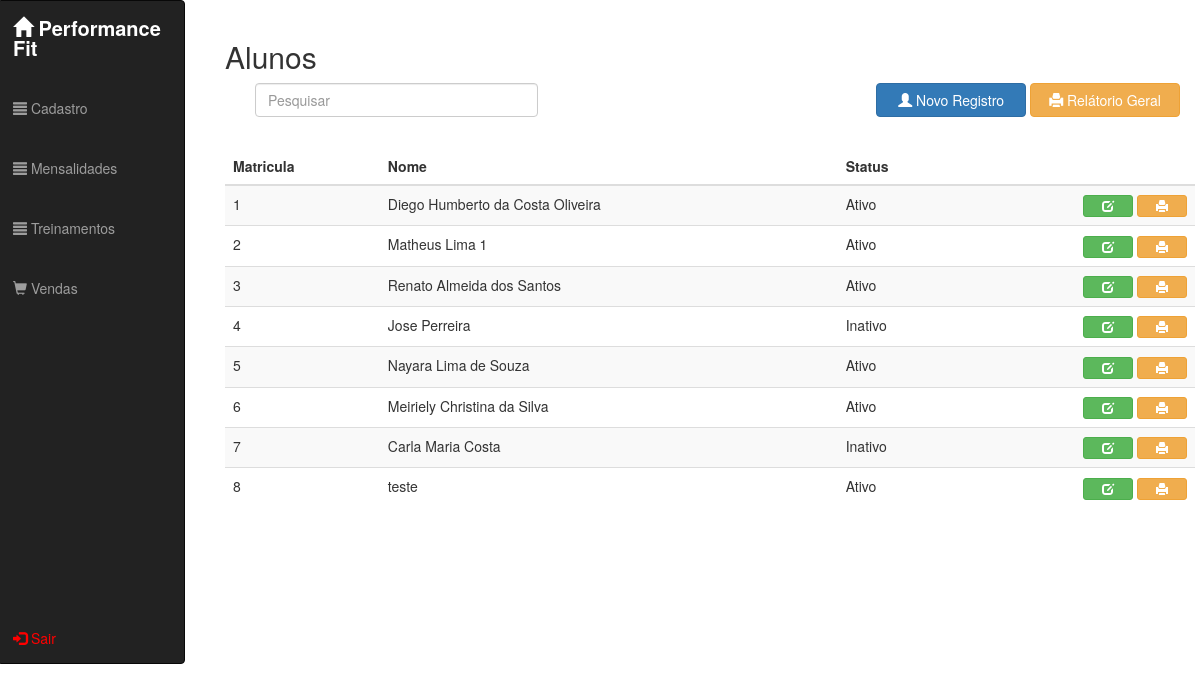
Page /view.aluno (signed in) on the committed database.
### tables this page shows
CREATE TABLE `alunos_cliente` (
  `idalunos_cliente` int(11) NOT NULL,
  `idendereco_aluno` int(11) NOT NULL,
  `nome_aluno` varchar(100) NOT NULL,
  `cpf_aluno` varchar(14) NOT NULL,
  `rg_aluno` varchar(7) NOT NULL,
  `nome_mae` varchar(100) DEFAULT NULL,
  `nome_pai` varchar(100) DEFAULT NULL,
  `email_aluno` varchar(50) NOT NULL,
  `celular_aluno` varchar(16) DEFAULT NULL,
  `residencial_aluno` varchar(15) DEFAULT NULL,
  `data_nascimento_aluno` date NOT NULL,
  `status_aluno` varchar(50) NOT NULL,
  `obs_aluno` varchar(500) DEFAULT NULL
);

### _app/Conn/Conn.class.php (called while the page is built, shortened)
<?php
class Conn {
    private static $Host = SIS_DB_HOST;
    private static $User = SIS_DB_USER;
    private static $Pass = SIS_DB_PASS;
    private static $Dbsa = SIS_DB_DBSA;
    private static $Connect = null;
    private static function Conectar() {
        try {
            if (self::$Connect == null):
                $dsn = 'mysql:host=' . self::$Host . ';dbname=' . self::$Dbsa;
                $options = [ PDO::MYSQL_ATTR_INIT_COMMAND => 'SET NAMES UTF8'];
                self::$Connect = new PDO($dsn, self::$User, self::$Pass, $options);
                self::$Connect->setAttribute(PDO::ATTR_ERRMODE, PDO::ERRMODE_EXCEPTION);
            endif;
        } catch (PDOException $e) {
            PHPErro($e->getCode(), $e->getMessage(), $e->getFile(), $e->getLine());
            die;
        }
        return self::$Connect;
    }
    public static function getConn() {
        return self::Conectar();
    }
}

### _app/Conn/Read.class.php (called while the page is built, shortened)
<?php
class Read {
    private $Select;
    private $Places;
    private $Result;
    private $Read;
    private $Conn;
    public function __construct() {
        $this->Conn = Conn::getConn();
    }
    public function ExeRead($Tabela, $Termos = null, $ParseString = null) {
        if (!empty($ParseString)):
            parse_str($ParseString, $this->Places);
        endif;
        $this->Select = "SELECT * FROM {$Tabela} {$Termos}";
        $this->Execute();
    }
    public function getResult() {
        return $this->Result;
    }
    private function Connect() {
        $this->Read = $this->Conn->prepare($this->Select);
        $this->Read->setFetchMode(PDO::FETCH_ASSOC);
    }
    private function getSyntax() {
        if ($this->Places):
            foreach ($this->Places as $Vinculo => $Valor):
                $this->Read->bindValue(":{$Vinculo}", $Valor, ( is_int($Valor) ? PDO::PARAM_INT : PDO::PARAM_STR));
            endforeach;
        endif;
    }
    private function Execute() {
        $this->Connect();
        try {
            $this->Read->execute();
            $this->Result = $this->Read->fetchAll();
        } catch (PDOException $e) {
            $this->Result = null;
            Erro("<b>Erro ao Ler:</b> {$e->getMessage()}", $e->getCode());
        }
    }
}

### Views/view.aluno.php (the view, shortened to what this page needs)
<?php require REQUIRE_PATH . '/menu.php'; ?>
<div class="col-md-10 modals">
    <br>
    <h2>Alunos</h2>
    <div>
        <div class="col-md-12" align='right'>
            <form action="" method="POST">
                <div class="form-group col-md-4">
                    <input type="text" placeholder="Pesquisar" class="form-control pesquisar pesquisar-aluno">
                </div>
            </form>
            <button class="btn btn-primary open-modal-create"><i class="glyphicon glyphicon-user"></i> Novo Registro</button>
            <a href="http://localhost/academia/Views/view.alunos.relatorio.php" target="_blank" class="relatorio-geral"><button class="btn btn-warning"><i class="glyphicon glyphicon-print"></i> Relátorio Geral</button></a>
        </div>
        <div class="form-group col-md-12 mensagens-retorno">
        </div>
        <table class="table table-striped modal-table">
            <thead>
                <tr>
                    <th>Matricula</th>
                    <th>Nome</th>
                    <th>Status</th>
                    <th></th>
                </tr>
            </thead>
            <tbody class="j-result-alunos">
                <?php
                $ReadAlunos = new Read;
                $ReadAlunos->ExeRead("alunos_cliente");
                foreach ($ReadAlunos->getResult() as $e):
                    extract($e);
                    echo "<tr id='{$idalunos_cliente}'>" .
                    "<td>{$idalunos_cliente}</td>" .
                    "<td>{$nome_aluno}</td>" .
                    " <td>{$status_aluno}</td>" .
                    "<td align='right'>".
                        "<button class='btn btn-success btn-xs open-modal-update j-open-modal-update-aluno' idalunos_cliente='{$idalunos_cliente}' idendereco_aluno='{$idendereco_aluno}'><i class='glyphicon glyphicon-edit'></i></button> ".
                        "<a href='http://localhost/academia/Views/view.aluno.relatorio.php?idalunos_cliente={$idalunos_cliente}' target='_blank'><button class='btn btn-warning btn-xs open-imprimir relatorio-aluno'><i class='glyphicon glyphicon-print'></i></button></a> ".
                    "</td>" .
                    "</tr>";
                endforeach;
                ?>
            </tbody>
        </table>
    </div>
</div>

### Views/css/style.css (style rules this page uses)
.btn-success { width: 150px; }
.btn-warning { width: 150px; }
.btn-primary { width: 150px; }
.open-modal-update { width: 50px; }
.open-imprimir { width: 50px; }
.modals { margin-left: 210px; }

### rows in the picture
alunos_cliente: idalunos_cliente "1", nome_aluno "Diego Humberto da Costa Oliveira", status_aluno "Ativo"
alunos_cliente: idalunos_cliente "2", nome_aluno "Matheus Lima 1", status_aluno "Ativo"
alunos_cliente: idalunos_cliente "3", nome_aluno "Renato Almeida dos Santos", status_aluno "Ativo"
alunos_cliente: idalunos_cliente "4", nome_aluno "Jose Perreira", status_aluno "Inativo"
alunos_cliente: idalunos_cliente "5", nome_aluno "Nayara Lima de Souza", status_aluno "Ativo"
alunos_cliente: idalunos_cliente "6", nome_aluno "Meiriely Christina da Silva", status_aluno "Ativo"
alunos_cliente: idalunos_cliente "7", nome_aluno "Carla Maria Costa", status_aluno "Inativo"
alunos_cliente: idalunos_cliente "8", nome_aluno "teste", status_aluno "Ativo"
